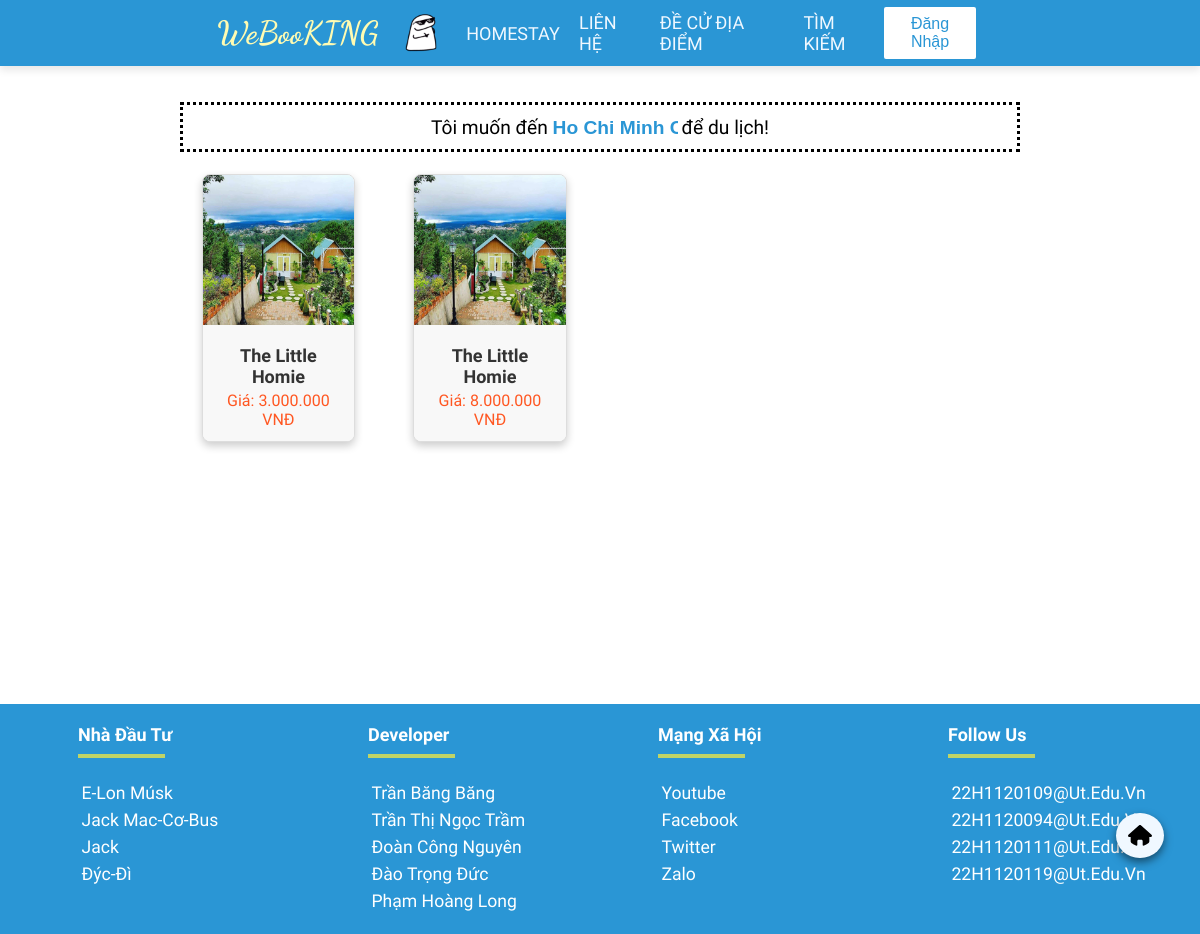
The page /boloc.php?idloai=2 on the database its author committed.
### tables this page shows
CREATE TABLE `locations` (
  `location_id` int(11) NOT NULL,
  `city` varchar(200) NOT NULL,
  `location_image` varchar(100) NOT NULL
);

CREATE TABLE `homestay` (
  `homestay_id` int(11) NOT NULL,
  `location_id` int(10) NOT NULL,
  `homestay_name` varchar(100) NOT NULL,
  `description` varchar(100) NOT NULL,
  `image` varchar(100) NOT NULL,
  `status` varchar(50) NOT NULL
);

CREATE TABLE `homes` (
  `home_id` int(11) NOT NULL,
  `homestay_id` int(11) NOT NULL,
  `home_type` varchar(50) NOT NULL,
  `price` int(50) NOT NULL,
  `capacity` int(50) NOT NULL,
  `home_image` varchar(100) NOT NULL,
  `home_status` varchar(100) NOT NULL,
  `home_description` varchar(1000) NOT NULL,
  `home_admin_id` int(11) NOT NULL
);

### boloc.php (the view, shortened to what this page needs)
<?php
    include('connect.php');
    $idLoai = isset($_GET['idloai']) ? $_GET['idloai'] : 0;
?>
<!doctype html>
<html>
<head>
<link rel="stylesheet" href="css/boloc.css">
</head>
<body>
    <?php include('header.php'); ?>
    <div class="khung">
    <form id="form_loc" name="form_loc" method="get">
        <label for="idloai">Tôi muốn đến  </label>
        <select name="idloai" id="idloai" onChange="form_loc.submit()">
                <?php
                $sl1 = "SELECT location_id, city FROM locations";
                $kq1 = mysqli_query($link, $sl1);
                while ($d1 = mysqli_fetch_array($kq1)) {
                    ?>
                    <option value="<?php echo $d1["location_id"]; ?>" <?php if ($idLoai == $d1['location_id']) echo 'selected'; ?>>
                        <?php echo $d1["city"]; ?>
                    </option>
                <?php } ?>
        </select>
        <label for="idloai">  để du lịch!</label>
    </form>
    <div class="tour-khung">
        <?php
        if ($idLoai > 0) {
            $query = "SELECT locations.location_id, locations.city, homestay.homestay_id, homestay.homestay_name, homestay.image, homes.price ,homes.capacity, homes.home_type,homes.home_id
                      FROM locations
                      JOIN homestay ON locations.location_id = homestay.location_id
                      JOIN homes ON homestay.homestay_id = homes.homestay_id
                      WHERE locations.location_id = $idLoai
                        AND homes.home_status = 'available'
                        AND homestay.status = 'active'";
        }
        $result = mysqli_query($link, $query);
        while ($d = mysqli_fetch_assoc($result)) {
        ?>
        <div class="tour-item" onclick="window.location.href='page.php?id=<?php echo $d['homestay_id']; ?>&price=<?php echo $d['price']; ?>&home_type=<?php echo urlencode($d['home_type']); ?>&capacity=<?php echo $d['capacity'];?>&home_id=<?php echo $d['home_id'] ;?>';">
            <img src="<?php echo $d['image']; ?>" alt="<?php echo $d['homestay_name']; ?>" class="tour-image">
            <div class="tour-info">
                <h2 class="tour-name"><?php echo $d['homestay_name']; ?></h2>
                <p class="tour-price">Giá: <?php echo number_format($d['price'], 0, ',', '.'); ?> VNĐ</p>
            </div>
        </div>
        <?php
        }
        ?>
    </div>
    </div>
    <?php include('footer.php'); ?>
</body>
</html>

### css/boloc.css (style rules this page uses)
.khung { padding-left: 15%; padding-right: 15%; height: 150%; margin-top: 3%; margin-bottom: 10%; }
.khung form { height: 50px; text-align: center; align-content: center; border-style: dotted; }
.khung form label { font-size: 120%; }
.khung form select { appearance: none; border: 0px; width: 15%; background-color: transparent; color: #2A96D5; font-size: 120%; font-weight: bold; text-align: center; outline: none; }
.tour-khung { display: flex; gap:6%; flex-wrap: wrap; justify-content:start; padding: 2%; }
.tour-item { margin: 5px 5px 5px 5px; border: 1px solid #ddd; border-radius: 8px; overflow: hidden; width: 19%; box-shadow: 0 4px 8px rgba(0, 0, 0, 0.2); background-color: #fff; display: flex; flex-direction: column; cursor: pointer; transition: color 0.3s ease, transform 0.3s ease; }
.tour-image { width: 100%; height: 150px; }
.tour-info { padding: 12px; text-align: center; background-color: #f8f8f8; }
.tour-name { font-size: 18px; margin: 8px 0 4px; color: #333; }
.tour-price { font-size: 16px; color: #ff5722; margin: 0; }

### css/header.css (style rules this page uses)
body { margin:0 0 0 0; font-family: Dosis; font-weight: 500; }
html { scroll-behavior: smooth; }

### css/footer.css (style rules this page uses)
* { margin:0; padding:0; box-sizing: border-box; }
html, body { width: auto; margin: 0; display: flex; flex-direction: column; bottom: 0; left: 0; }

### rows shown on the page
locations: homestay.image (picture), homestay.homestay_name "The Little Homie", homes.price "3.000.000", homes.price "8.000.000"

### other values the page prints
form field idloai "Ho Chi Minh City"
